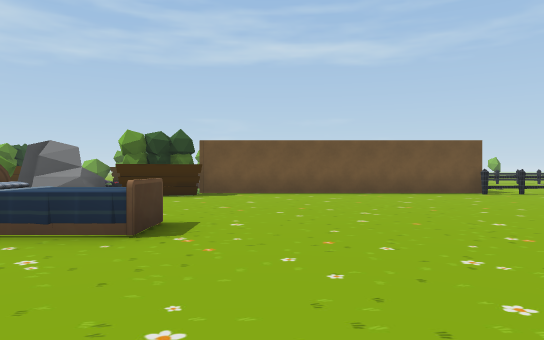
[1] (above)

19 first-person views from a walk through a scene from a Unity 3-D project. The camera is 1.3 m above the floor, looks level and sees 70° across. The floor is counted in squares, 2 m on a side. Each view is taken from the middle of a square. On the plan, view 1 faces up. The plan holds only what a view shows up to about 11 squares ahead; the rest is blank. The place goes on beyond the plan. Some animated figures are left out. Some surface patterns are stand-ins.

[2]
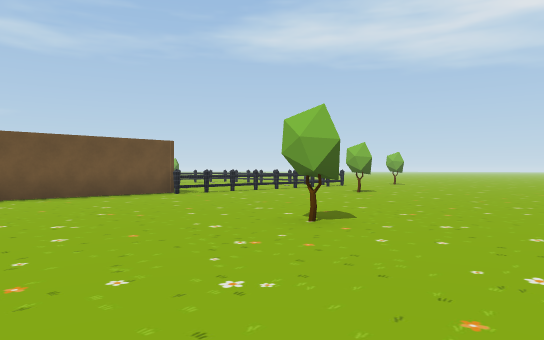

[3]
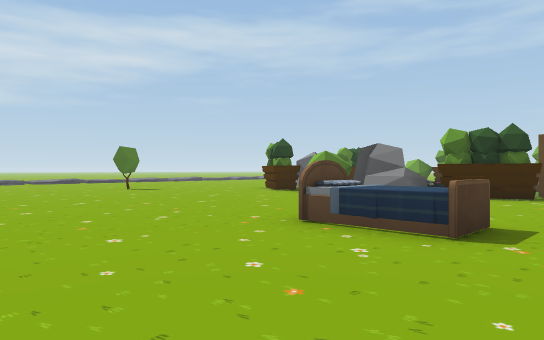

[4]
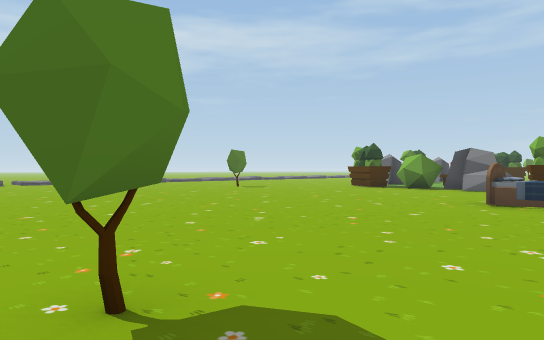

[5]
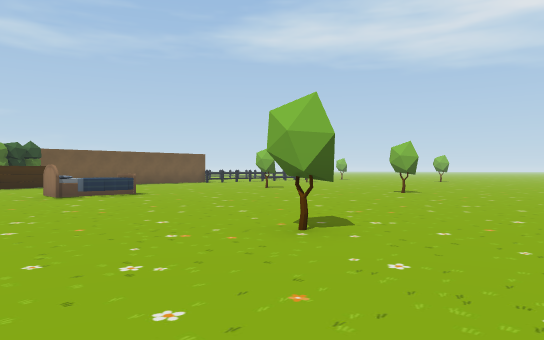

[6]
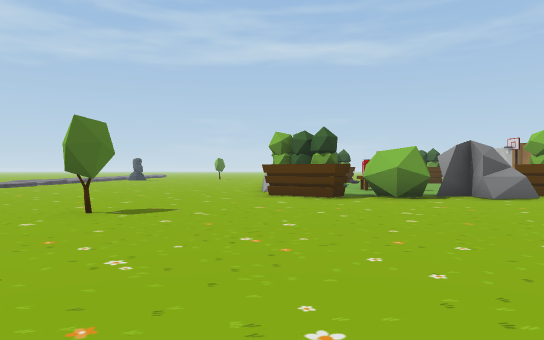

[7]
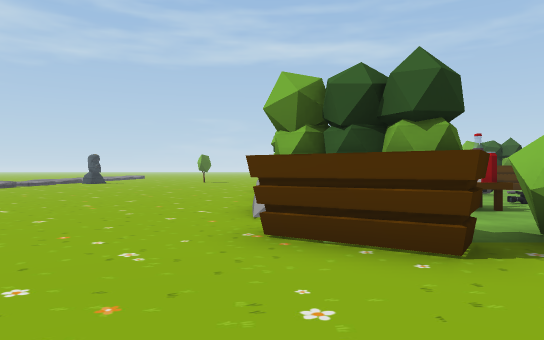

[8]
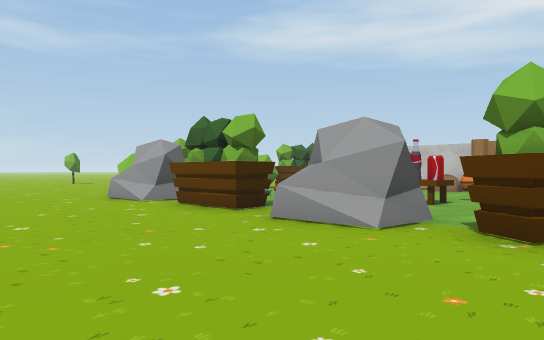

[9]
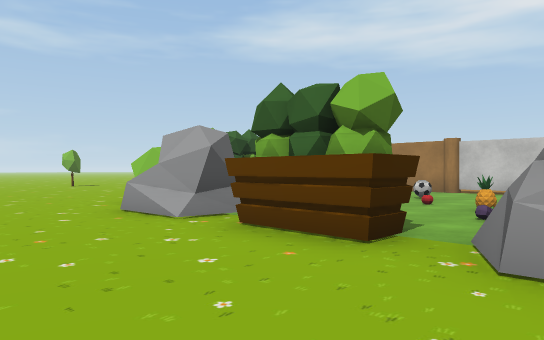

[10]
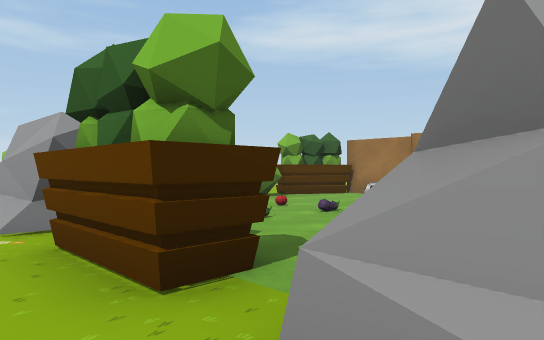

[11]
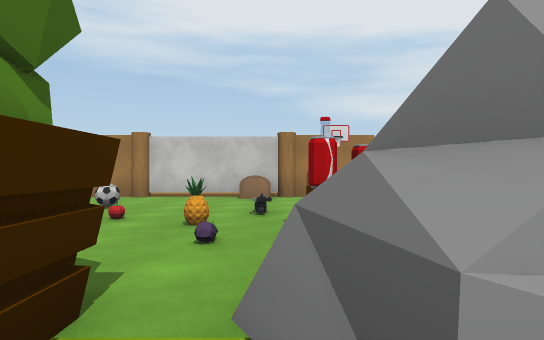

[12]
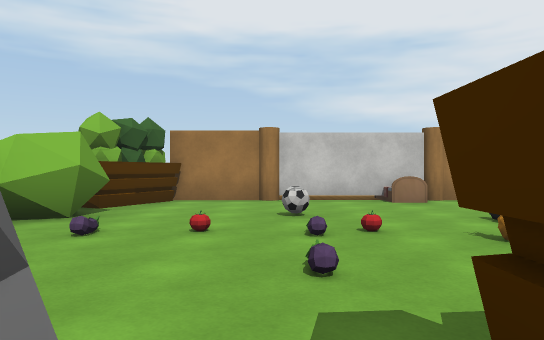

[13]
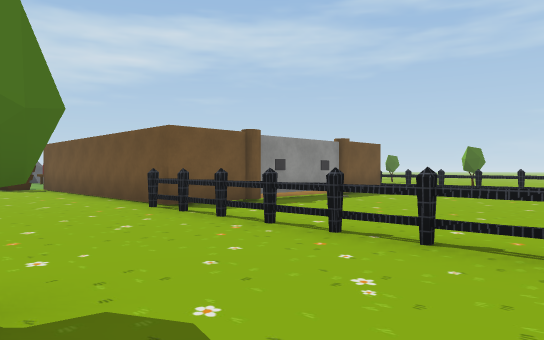

[14]
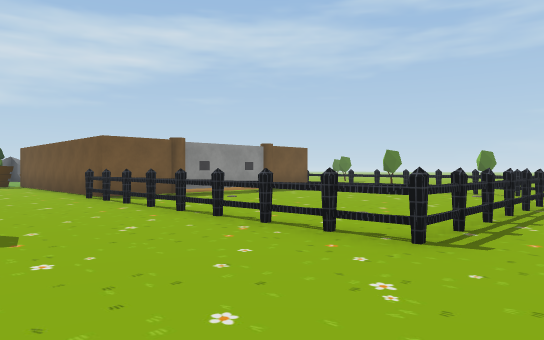

[15]
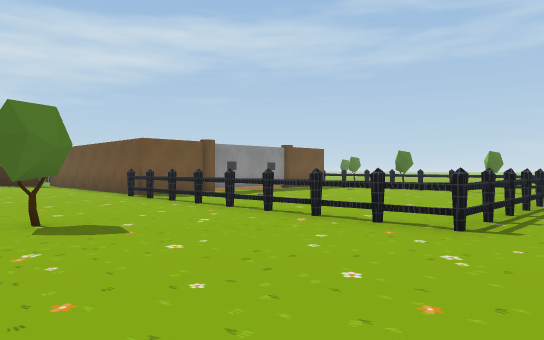

[16]
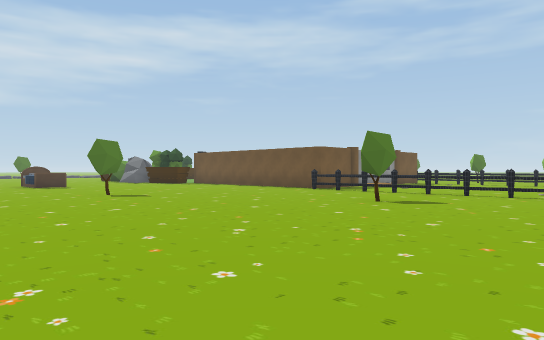

[17]
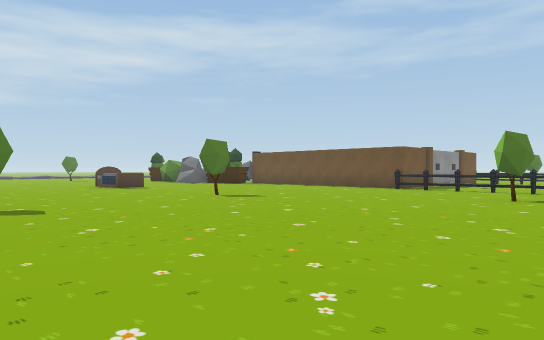

[18]
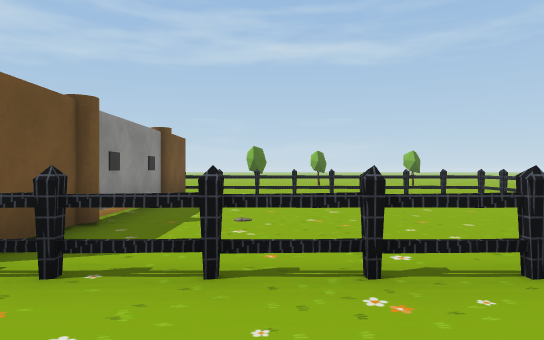

[19]
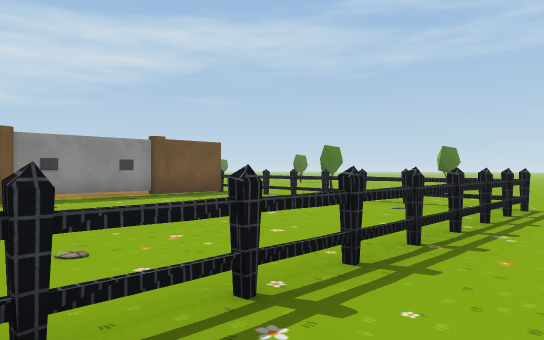

### Floor plan
Key: @ floor where view 1 was taken; # wall or solid block; x gap in a wall; . floor; / step, stairs or slope; = window, fence, low wall or low ledge; O other object.
Columns run from 14 left of view 1 to 15 right of it. Each row starts with its distance up from view 1.
 24    ...
 23    ...                    ..
 22    ...                    ..
 21   ....                     .
 20   ...#                   ...
 19   ...#  ####         ..  ....
 18   ..##.....##       ########.
 17 ....##......#       #......#.
 16 .........O..O.    ..O......#.
 15 ....#.../...O.    ..O......#.
 14 ....x..O....OO    ..O......#..
 13 ....x.......OO      O......#..
 12 ....##.OO.. #       #......#.
 11 ....x..O.   #### # ##======#..
 10 ....##.#.  ##.................
  9 .....#######..................
  8 ..............................
  7 ........................#.....
  6 .#.......................... .
  5 ............................
  4  ..........OO.....#.........
  3  ............................
  2   ...........................
  1    .........................
  0    ...........@............ .
 -1  .................#.......
 -2  ....................  .. .
 -3      ......#.........
 -4         .............
 -5          ........
 -6         . ..

Where each view was taken, in squares from view 1:
view 1: 0 up, 0 right, facing up
view 2: 1 up, 0 right, facing up-right
view 3: 0 up, 0 right, facing up-left
view 4: 4 down, 1 left, facing up-left
view 5: 6 down, 6 left, facing up-right
view 6: 0 up, 10 left, facing up
view 7: 6 up, 10 left, facing up
view 8: 9 up, 14 left, facing up-right
view 9: 12 up, 13 left, facing up-right
view 10: 12 up, 11 left, facing up-right
view 11: 13 up, 11 left, facing right
view 12: 16 up, 10 left, facing right
view 13: 7 up, 12 right, facing up-left
view 14: 7 up, 15 right, facing up-left
view 15: 6 up, 15 right, facing up-left
view 16: 0 up, 14 right, facing up-left
view 17: 2 down, 12 right, facing up-left
view 18: 8 up, 8 right, facing up
view 19: 11 up, 15 right, facing up-left
